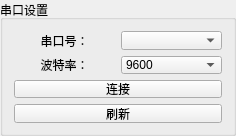
       <widget class="QGroupBox" name="groupBox_uart">
        <property name="minimumSize">
         <size>
          <width>236</width>
          <height>136</height>
         </size>
        </property>
        <property name="maximumSize">
         <size>
          <width>236</width>
          <height>136</height>
         </size>
        </property>
        <property name="title">
         <string>串口设置</string>
        </property>
        <layout class="QGridLayout" name="gridLayout">
         <item row="0" column="1">
          <widget class="QComboBox" name="comboBox_uart"/>
         </item>
         <item row="0" column="0">
          <widget class="QLabel" name="label_uart">
           <property name="text">
            <string>串口号：</string>
           </property>
           <property name="alignment">
            <set>Qt::AlignCenter</set>
           </property>
          </widget>
         </item>
         <item row="3" column="0" colspan="2">
          <widget class="QPushButton" name="pushButton_connect">
           <property name="text">
            <string>连接</string>
           </property>
          </widget>
         </item>
         <item row="1" column="1">
          <widget class="QComboBox" name="comboBox_baudrate">
           <item>
            <property name="text">
             <string>9600</string>
            </property>
           </item>
           <item>
            <property name="text">
             <string>115200</string>
            </property>
           </item>
           <item>
            <property name="text">
             <string>500000</string>
            </property>
           </item>
          </widget>
         </item>
         <item row="1" column="0">
          <widget class="QLabel" name="label_baudrate">
           <property name="text">
            <string>波特率：</string>
           </property>
           <property name="alignment">
            <set>Qt::AlignCenter</set>
           </property>
          </widget>
         </item>
         <item row="4" column="0" colspan="2">
          <widget class="QPushButton" name="pushButton_refresh">
           <property name="text">
            <string>刷新</string>
           </property>
          </widget>
         </item>
        </layout>
       </widget>
